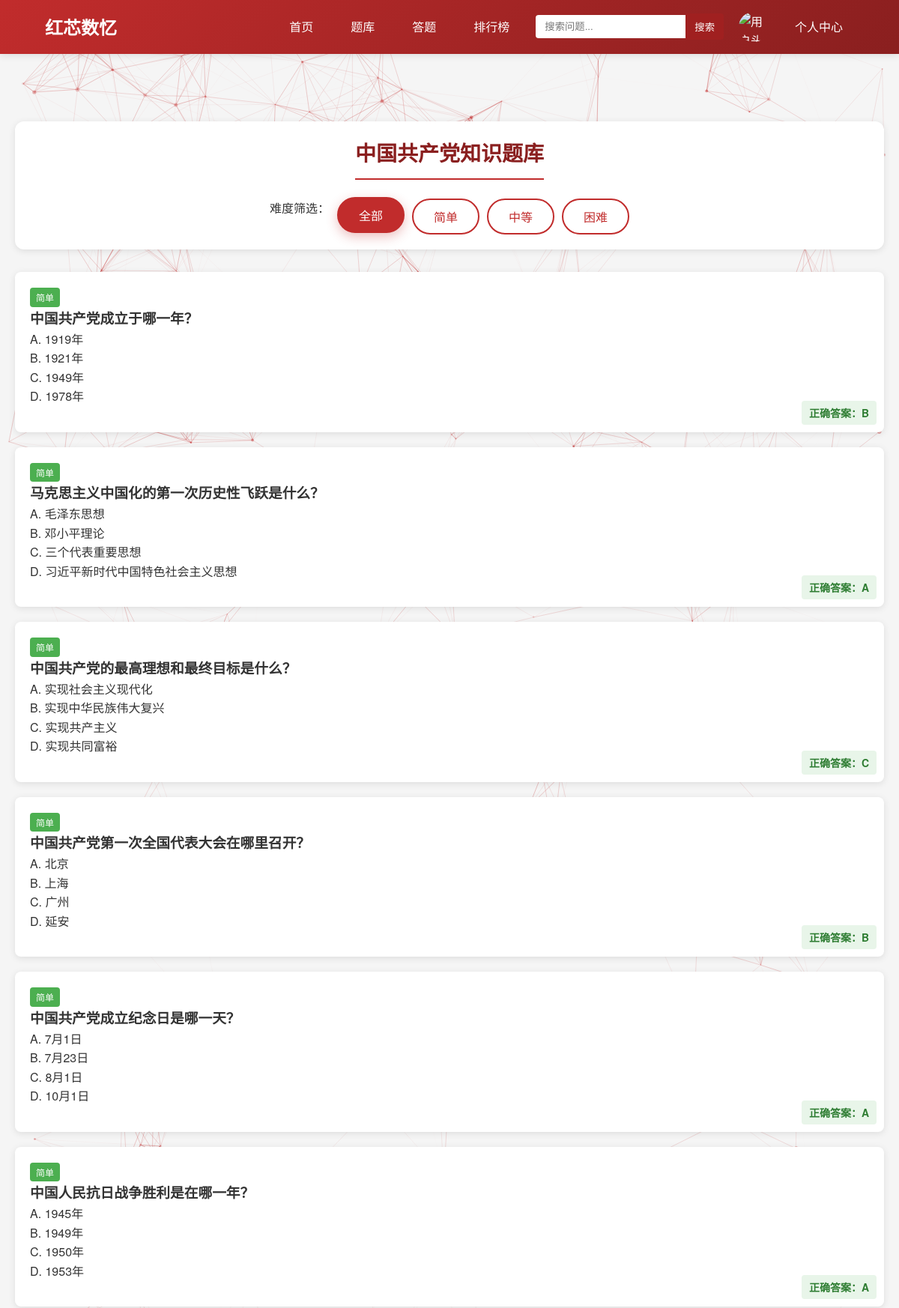
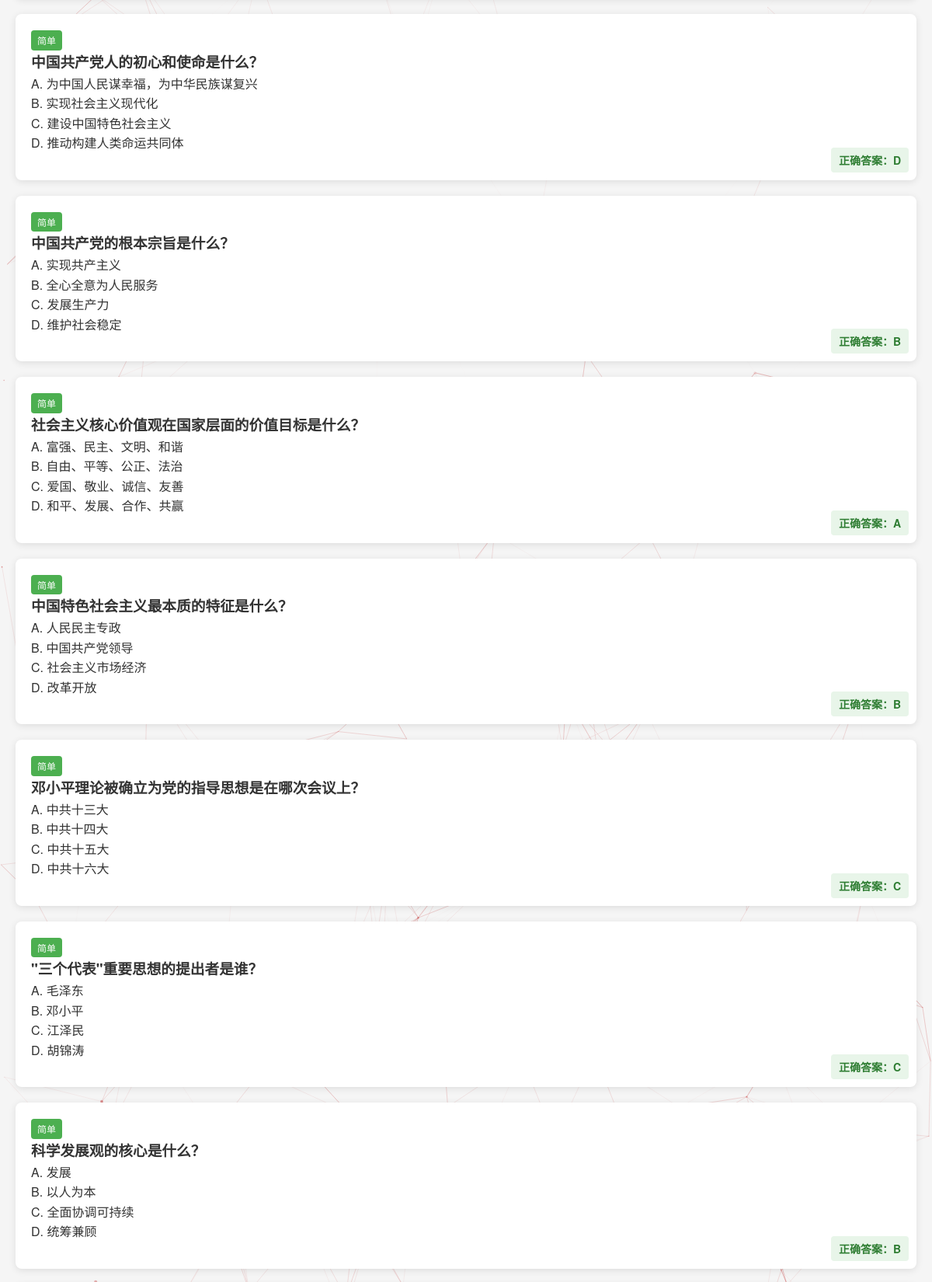
Screenshot of /questions (upper part) with the database file from the repository (2 pictures, top to bottom).
### tables this page shows
CREATE TABLE "questions" (
  "id" INTEGER PRIMARY KEY AUTOINCREMENT,
  "question_text" TEXT NOT NULL,
  "option_a" TEXT NOT NULL,
  "option_b" TEXT NOT NULL,
  "option_c" TEXT NOT NULL,
  "option_d" TEXT NOT NULL,
  "correct_answer" TEXT NOT NULL,
  "difficulty" INTEGER NOT NULL
, explanation TEXT);

### app.py (the view)
@app.route('/questions')
def questions():
    db = get_db()
    difficulty = request.args.get('difficulty', 'all')
    sql = 'SELECT * FROM questions'
    params = []
    if difficulty != 'all':
        sql += ' WHERE difficulty = ?'
        params.append(difficulty)
    questions = db.execute(sql, params).fetchall()
    return render_template('questions.html', questions=questions, current_difficulty=difficulty)

### database.py (called while the page is built)
def get_db():
    db = getattr(g, '_database', None)
    if db is None:
        db = g._database = sqlite3.connect(DATABASE)
        db.row_factory = sqlite3.Row
    return db

### templates/questions.html (shortened to what this page needs)
{% extends "base.html" %}
{% block content %}
<div class="questions-container">
    <div class="filter-section">
    <h2>{% if search_query %}搜索结果: '{{ search_query }}'{% else %}中国共产党知识题库{% endif %}</h2>
    <div class="difficulty-filter">
        <span>难度筛选：</span>
        <button class="filter-btn {% if current_difficulty == 'all' %}active{% endif %}" data-difficulty="all">全部</button>
        <button class="filter-btn {% if current_difficulty == '1' %}active{% endif %}" data-difficulty="1">简单</button>
        <button class="filter-btn {% if current_difficulty == '2' %}active{% endif %}" data-difficulty="2">中等</button>
        <button class="filter-btn {% if current_difficulty == '3' %}active{% endif %}" data-difficulty="3">困难</button>
    </div>
</div>
    <div class="questions-list">
        {% for question in questions %}
        <div class="question-card" data-difficulty="{{ question.difficulty }}">
            <div class="question-header">
                <span class="difficulty-badge difficulty-{{ question.difficulty }}">
                    {% if question.difficulty == 1 %}简单
                    {% elif question.difficulty == 2 %}中等
                    {% else %}困难
                    {% endif %}
                </span>
                <h3>{{ question.question_text }}</h3>
            </div>
            <div class="question-options">
                <p>A. {{ question.option_a }}</p>
                <p>B. {{ question.option_b }}</p>
                <p>C. {{ question.option_c }}</p>
                <p>D. {{ question.option_d }}</p>
            </div>
            <div class="question-answer">
                <strong>正确答案：{{ question.correct_answer }}</strong>
            </div>
        </div>
        {% endfor %}
    </div>
</div>
{% endblock %}

### static/css/style.css (style rules this page uses)
:root { --primary-color: #c12c2c; --primary-dark: #8a1f1f; --primary-light: #ffecec; --text-color: #333; --text-light: #666; --background-color: #f5f5f5; --white: #ffffff; --gray-light: #f0f0f0; --gray: #e0e0e0; --shadow-sm: 0 2px 10px rgba(0, 0, 0, 0.1); --shadow-md: 0 5px 15px rgba(0, 0, 0, 0.1); --shadow-lg: 0 10px 30px rgba(0, 0, 0, 0.15); --border-radius-sm: 4px; --border-radius-md: 8px; --border-radius-lg: 12px; --border-radius-full: 50%; --transition-default: all 0.3s ease; }
* { margin: 0; padding: 0; box-sizing: border-box; }
body { font-family: 'Microsoft YaHei', 'Helvetica Neue', sans-serif; background-color: var(--background-color); color: var(--text-color); line-height: 1.6; overflow-x: hidden; }
.hero-list h2, .questions-container h2 { text-align: center; color: var(--primary-dark); font-size: 28px; margin: 0 auto 25px; padding-bottom: 12px; border-bottom: 2px solid var(--primary-color); display: block; width: fit-content; font-weight: bold; }
.filter-section { margin-bottom: 30px; padding: 20px; background-color: var(--white); border-radius: var(--border-radius-lg); box-shadow: var(--shadow-sm); text-align: center; }
.filter-section h2 { text-align: center; color: var(--primary-dark); font-size: 28px; margin: 0 auto 25px; padding-bottom: 12px; border-bottom: 2px solid var(--primary-color); display: block; width: fit-content; font-weight: bold; }
.difficulty-filter { display: flex; justify-content: center; gap: 10px; flex-wrap: wrap; margin-top: 15px; }
.filter-btn { padding: 10px 22px; border: 2px solid var(--primary-color); border-radius: 25px; background-color: transparent; color: var(--primary-color); cursor: pointer; transition: var(--transition-default); font-weight: 500; font-size: 16px; min-width: 90px; }
.filter-btn.active { background-color: var(--primary-color); color: white; box-shadow: 0 5px 15px rgba(193, 44, 44, 0.3); transform: translateY(-2px); }
.question-options { margin-bottom: 15px; }
.question-card { background-color: white; border-radius: 8px; padding: 20px; margin-bottom: 20px; box-shadow: 0 2px 10px rgba(0, 0, 0, 0.1); position: relative; }
.difficulty-badge { display: inline-block; padding: 3px 8px; border-radius: 4px; font-size: 12px; margin-right: 10px; }
.difficulty-1 { background-color: #4CAF50; color: white; }
.question-answer { background-color: #e8f5e9; padding: 5px 10px; border-radius: 4px; text-align: right; color: #2e7d32; position: absolute; bottom: 10px; right: 10px; font-size: 14px; }

### rows the page displays
questions: difficulty "简单", question_text "中国共产党成立于哪一年？", option_a "1919年", option_b "1921年", option_c "1949年", option_d "1978年", correct_answer "B"
questions: difficulty "简单", question_text "马克思主义中国化的第一次历史性飞跃是什么？", option_a "毛泽东思想", option_b "邓小平理论", option_c "三个代表重要思想", option_d "习近平新时代中国特色社会主义思想", correct_answer "A"
questions: difficulty "简单", question_text "中国共产党的最高理想和最终目标是什么？", option_a "实现社会主义现代化", option_b "实现中华民族伟大复兴", option_c "实现共产主义", option_d "实现共同富裕", correct_answer "C"
questions: difficulty "简单", question_text "中国共产党第一次全国代表大会在哪里召开？", option_a "北京", option_b "上海", option_c "广州", option_d "延安", correct_answer "B"
questions: difficulty "简单", question_text "中国共产党成立纪念日是哪一天？", option_a "7月1日", option_b "7月23日", option_c "8月1日", option_d "10月1日", correct_answer "A"
questions: difficulty "简单", question_text "中国人民抗日战争胜利是在哪一年？", option_a "1945年", option_b "1949年", option_c "1950年", option_d "1953年", correct_answer "A"
questions: difficulty "简单", question_text "中国共产党人的初心和使命是什么？", option_a "为中国人民谋幸福，为中华民族谋复兴", option_b "实现社会主义现代化", option_c "建设中国特色社会主义", option_d "推动构建人类命运共同体", correct_answer "D"
questions: difficulty "简单", question_text "中国共产党的根本宗旨是什么？", option_a "实现共产主义", option_b "全心全意为人民服务", option_c "发展生产力", option_d "维护社会稳定", correct_answer "B"
questions: difficulty "简单", question_text "社会主义核心价值观在国家层面的价值目标是什么？", option_a "富强、民主、文明、和谐", option_b "自由、平等、公正、法治", option_c "爱国、敬业、诚信、友善", option_d "和平、发展、合作、共赢", correct_answer "A"
questions: difficulty "简单", question_text "中国特色社会主义最本质的特征是什么？", option_a "人民民主专政", option_b "中国共产党领导", option_c "社会主义市场经济", option_d "改革开放", correct_answer "B"
questions: difficulty "简单", question_text "邓小平理论被确立为党的指导思想是在哪次会议上？", option_a "中共十三大", option_b "中共十四大", option_c "中共十五大", option_d "中共十六大", correct_answer "C"
questions: difficulty "简单", question_text "\"三个代表\"重要思想的提出者是谁？", option_a "毛泽东", option_b "邓小平", option_c "江泽民", option_d "胡锦涛", correct_answer "C"
questions: difficulty "简单", question_text "科学发展观的核心是什么？", option_a "发展", option_b "以人为本", option_c "全面协调可持续", option_d "统筹兼顾", correct_answer "B"
